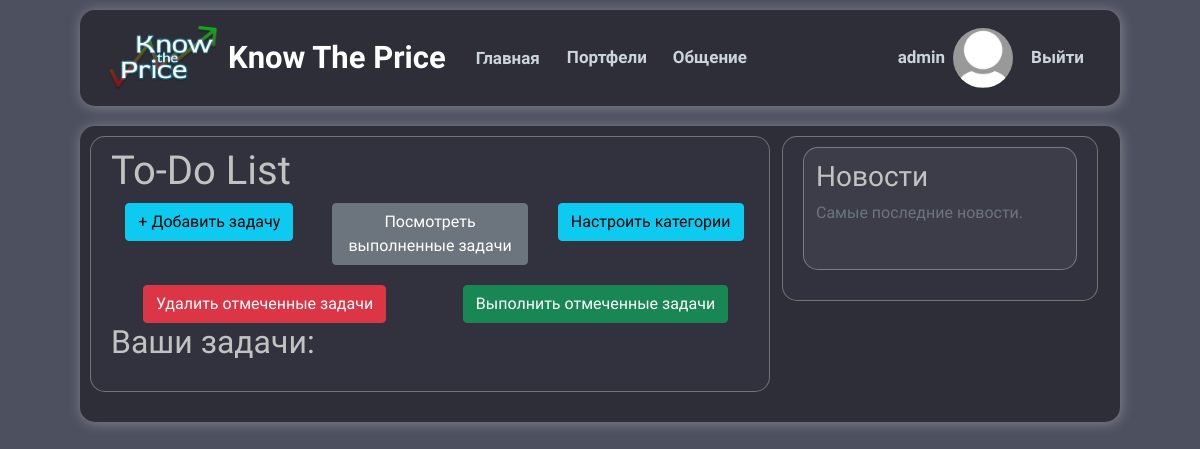
The page /todo/ (signed in) on the database as committed earlier.
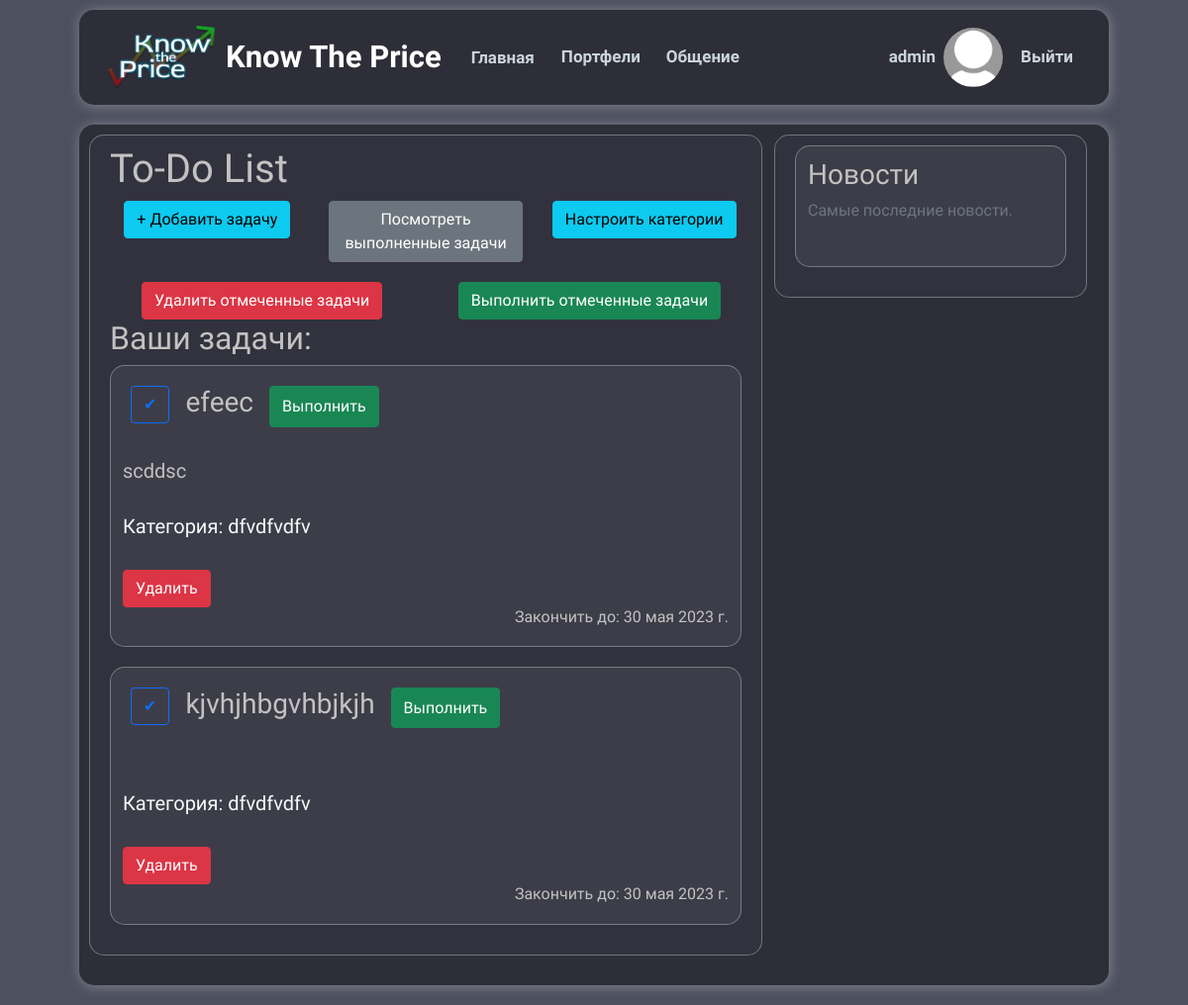
The same page on the database as committed later.
### users/models.py (models this page shows, shortened)
class Profile(models.Model):
    class Sex(models.TextChoices):
        FEMALE = 'f', 'Женский'
        MAN = 'm', 'Мужской'
        OTHER = 'o', 'Другой'
        __empty__ = 'Выберите ваш пол'
    SEX = (
        ('f', 'Женский'),
        ('m', 'Мужской'),
    )
    user = models.OneToOneField(User, on_delete=models.CASCADE, verbose_name='Имя')
    image = models.ImageField(default='default-profile.jpg',
                              upload_to='profile_pics',
                              verbose_name='Фото')
    sex = models.CharField(max_length=50,
                            null=True,
                            blank=True,
                            choices=Sex.choices,
                            verbose_name='Пол')

### todo_list/models.py (models this page shows, shortened)
class ToDo(models.Model):
    author = models.ForeignKey(User,
                                on_delete=models.PROTECT,
                                verbose_name='Владелец')
    title = models.CharField(max_length=100)
    description = models.TextField(max_length=200)
    completed = models.BooleanField(default=False)
    created = models.DateField(default=timezone.now().strftime("%Y-%m-%d"))
    deadline = models.DateField(default=timezone.now().strftime("%Y-%m-%d"))
    category = models.ForeignKey(Category, default="general", on_delete=models.PROTECT)
    class Meta:
        verbose_name_plural = 'Задачи'
        verbose_name = 'Задача'
        ordering = ['deadline']

class Category(models.Model):
    name = models.CharField(max_length=180)
    author = models.ForeignKey(User,
                                on_delete=models.PROTECT,
                                verbose_name='Владелец')
    class Meta:
        verbose_name = 'Категория'
        verbose_name_plural = 'Категории'
    def __str__(self):
        return self.name

### todo_list/views.py (the view, shortened to what this page needs)
# urls.py: path('todo/', todo_views.todo, name='todo-home'),
def todo(request):
    todos = ToDo.objects.filter(author = request.user, completed=False)
    categories = Category.objects.all()
    check = []
    context = {
        'todos': todos,
        'categories': categories,
        'check': len(check), # Проблема, показывается кол-во только после отправления запроса
    }
    return render(request, 'todo_list/todo_home.html', context)

### todo_list/templates/todo_list/todo_home.html (shortened to what this page needs)
{% extends "main_site/base.html"%}
{% load static %}
{% load crispy_forms_tags %}
{% block content %}
  <h1>To-Do List</h1>
  <div class="row flex-lg-row">
    <div class="col text-center">
      <form action="{% url 'todo-add' %}" method="get">
        <button type="submit" class="btn btn-info">+ Добавить задачу</button>
      </form>
    </div>
    <div class="col text-center">
      <form action="{% url 'completed-todo' %}" method="get">
        <button type="submit" class="btn btn-secondary">Посмотреть выполненные задачи</button>
      </form>
    </div>
    <div class="col text-center">
      <form action="{% url 'category' %}" method="get">
        <button type="submit" class="btn btn-info">Настроить категории</button>
      </form>
    </div>
  </div>
  <form action="" method="post">
    <div class="row flex-lg-row">
      <div class="col text-center">
        <button class="btn btn-danger" name="Delete" formnovalidate="" type="submit">
          <span> Удалить отмеченные задачи </span>
        </button>
      </div>
      <div class="col text-center">
        <button class="btn btn-success" name="Complete" formnovalidate="" type="submit">
          <span> Выполнить отмеченные задачи </span>
        </button>
      </div>
    </div>
    <h2>Ваши задачи:</h2>
    {% for todo in todos %}
    <div class="content-block">
      <div class="d-flex p-2 justify-content-left">
        <label for="checkbox">
          <label for="cb{{todo.id}}" class="btn btn-outline-primary">✔</label>
        </label>
        <h3 class="text-center ms-3">{{ todo.title }}</h3>
        <button class="btn btn-success ms-3" name="Complete" formnovalidate="" type="submit">
          <span> Выполнить </span>
        </button>
      </div>
      <br>
      <h5>{{ todo.description }}</h5>
      <br>
      <h5 class="text-light">Категория: {{ todo.category }}</h5>
      <br>
      <button class="btn btn-danger" name="Delete" formnovalidate="" type="submit" value="{{todo.id}}">
        <span> Удалить </span>
      </button>
      <br>
      <h6 class="text-end">Закончить до: {{ todo.deadline }}</h6>
    </div>
    {% endfor %}
  </form>
{% endblock content %}

### main_site/templates/main_site/base.html (shortened to what this page needs)
{% load static %}
<!DOCTYPE html>
<html lang="ru">
  <head>
    <link
      href="https://cdn.jsdelivr.net/npm/bootstrap@5.0.2/dist/css/bootstrap.min.css"
      rel="stylesheet"
    />
    <link
      rel="stylesheet"
      type="text/css"
      href="{% static 'main_site/main.css' %}"
    />
  </head>
  <body>
    <header class="site-header">
      <nav class="navbar navbar-expand-lg navbar-dark p-3">
        <div class="container-fluid">
          <a href="{% url 'main_site-home' %}"><img src="{% static 'main_site/logo_KTP.png' %}" class="mr-4" /></a>
          <a class="navbar-brand mr-4 text-logo" href="{% url 'main_site-home' %}">Know The Price</a>
          <div class="collapse navbar-collapse" id="navbarScroll">
            <ul
              class="navbar-nav me-auto my-2 my-lg-0 navbar-nav-scroll"
              style="--bs-scroll-height: 100px"
            >
              <li class="nav-item">
                <a class="nav-link btn" aria-current="page" href="{% url 'main_site-home' %}">Главная</a>
              </li>
              {% if user.is_authenticated %}
              <li class="nav-item dropdown">
                <a
                  class="nav-link dropdown"
                  href="#"
                  id="navbarScrollingDropdown"
                  role="button"
                  data-bs-toggle="dropdown"
                  aria-expanded="false"
                >
                  Портфели
                </a>
              </li>
              <li class="nav-item dropdown">
                <a
                  class="nav-link dropdown"
                  href="#"
                  id="navbarScrollingDropdown"
                  role="button"
                  data-bs-toggle="dropdown"
                  aria-expanded="false"
                >
                  Общение
                </a>
              </li>
              {% endif %}
            </ul>
            <div class="navbar-nav d-flex">
              {% if user.is_authenticated %}
              <div class="d-inline-flex align-items-center">
                <div class="text-profile">
                  <a class="nav-item nav-link mr-2" href="{% url 'profile' %}"
                    ><b>{{ user.username }}</b></a
                  >
                </div>
                <div class="photo-profile">
                  <a href="{% url 'profile' %}"
                    ><img
                      class="rounded-circle"
                      src="{{ user.profile.image.url }}"
                  /></a>
                </div>
                <div class="text-profile">
                  <b><a
                      class="nav-link nav-item mr-2"
                      aria-current="page"
                      href="{% url 'logout' %}"
                      >Выйти</a>
                  </b>
                </div>
              </div>
              {% endif %}
            </div>
          </div>
        </div>
      </nav>
    </header>
    <main role="main" class="container">
      <div class="row main-content ">
        <div class="col-md-8 columns">
          {% block content %}{% endblock %}
        </div>
        <div class="col-md-4 news-block">
					<div class="content-section">
						<div class="content-block">
							<h3>Новости</h3>
							<p class='text-muted'>Самые последние новости.
							</p>
						</div>
					</div>
				</div>
      </div>
    </main>
  </body>
</html>

### main_site/static/main_site/main.css (style rules this page uses)
html { min-width: 655px; }
body { background: rgb(77, 80, 95); font-family: "Ubuntu", sans-serif; margin-top: 10px; padding: 0 80px; }
h1, h2, h3, h4, h5, h6 { color: #c2c2c2; }
ul { margin: 0; }
nav { background-color: rgb(46, 46, 56); box-shadow: 1px 1px 13px rgba(234, 234, 234, 0.35); }
a.text-logo { font-size: 31px; font-weight: 700; font-family: "Kanit", sans-serif; border-radius: 7px; }
.nav-link { font-size: 17px; }
.site-header .navbar-nav .nav-link { color: #cbd5db; }
header nav { border-radius: 15px; margin-bottom: 20px; }
.navbar-nav div div.photo-profile img { height: 60px; width: 60px; }
nav .container-fluid img { width: 110px; margin-right: 10px; }
ul li.nav-item a { color: rgb(173, 181, 189); line-height: 20px; padding: 10px 20px; text-decoration: none; text-align: center; margin: auto 5px; border-radius: 6px; font-weight: bold; }
.main-content { background-color: rgb(46, 46, 56); box-shadow: 1px 1px 13px rgba(234, 234, 234, 0.35); border-radius: 15px; margin-bottom: 20px; padding: 10px; }
.columns { background-color: #32323E; border-radius: 15px; border: 1px solid rgba(234, 234, 234, 0.35); padding: 10px 20px; margin-bottom: 20px; }
.content-section { background: #32323E; padding: 10px 20px; border-radius: 15px; margin-bottom: 20px; border: 1px solid rgba(234, 234, 234, 0.35); }
.content-block { background: rgb(61, 61, 73); border-radius: 15px; padding: 12px; border: 1px solid rgba(234, 234, 234, 0.35); margin-bottom: 20px; }
form { margin-bottom: 20px; }
legend, label { color: azure; font-weight: bold; }

Rows that differ between the two databases and show on the page:
now on this page (row edited): ToDo: title "efeec", description "scddsc", category "dfvdfvdfv", {{ todo.id }} 1 (drawn), deadline "30 мая 2023 г."
now on this page (row edited): ToDo: title "kjvhjhbgvhbjkjh", category "dfvdfvdfv", {{ todo.id }} 2 (drawn), deadline "30 мая 2023 г."
